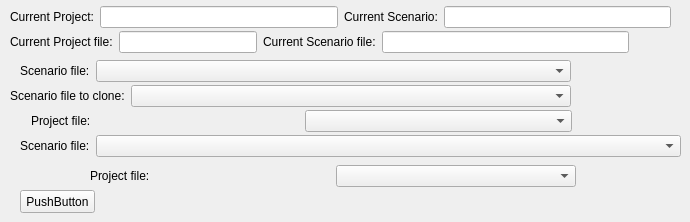
         <widget class="QWidget" name="tab_12">
          <attribute name="title">
           <string>Tab 1</string>
          </attribute>
          <widget class="QWidget" name="layoutWidget_6">
           <property name="geometry">
            <rect>
             <x>20</x>
             <y>60</y>
             <width>551</width>
             <height>22</height>
            </rect>
           </property>
           <layout class="QHBoxLayout" name="horizontalLayout_22">
            <item>
             <widget class="QLabel" name="label_53">
              <property name="sizePolicy">
               <sizepolicy hsizetype="Fixed" vsizetype="Preferred">
                <horstretch>0</horstretch>
                <verstretch>0</verstretch>
               </sizepolicy>
              </property>
              <property name="text">
               <string>Scenario file:</string>
              </property>
             </widget>
            </item>
            <item>
             <widget class="QComboBox" name="comboBox_200"/>
            </item>
           </layout>
          </widget>
          <widget class="QPushButton" name="pushButton_4">
           <property name="geometry">
            <rect>
             <x>20</x>
             <y>190</y>
             <width>75</width>
             <height>23</height>
            </rect>
           </property>
           <property name="text">
            <string>PushButton</string>
           </property>
          </widget>
          <widget class="QWidget" name="layoutWidget_7">
           <property name="geometry">
            <rect>
             <x>10</x>
             <y>85</y>
             <width>561</width>
             <height>22</height>
            </rect>
           </property>
           <layout class="QHBoxLayout" name="horizontalLayout_17">
            <item>
             <widget class="QLabel" name="label_52">
              <property name="sizePolicy">
               <sizepolicy hsizetype="Fixed" vsizetype="Preferred">
                <horstretch>0</horstretch>
                <verstretch>0</verstretch>
               </sizepolicy>
              </property>
              <property name="text">
               <string>Scenario file to clone:</string>
              </property>
             </widget>
            </item>
            <item>
             <widget class="QComboBox" name="comboBox_220"/>
            </item>
           </layout>
          </widget>
          <widget class="QWidget" name="layoutWidget_10">
           <property name="geometry">
            <rect>
             <x>20</x>
             <y>135</y>
             <width>661</width>
             <height>22</height>
            </rect>
           </property>
           <layout class="QHBoxLayout" name="horizontalLayout_4">
            <item>
             <widget class="QLabel" name="label_36">
              <property name="sizePolicy">
               <sizepolicy hsizetype="Fixed" vsizetype="Preferred">
                <horstretch>0</horstretch>
                <verstretch>0</verstretch>
               </sizepolicy>
              </property>
              <property name="text">
               <string>Scenario file:</string>
              </property>
             </widget>
            </item>
            <item>
             <widget class="QComboBox" name="comboBox_201"/>
            </item>
           </layout>
          </widget>
          <widget class="QWidget" name="layoutWidget_2">
           <property name="geometry">
            <rect>
             <x>10</x>
             <y>30</y>
             <width>619</width>
             <height>24</height>
            </rect>
           </property>
           <layout class="QHBoxLayout" name="horizontalLayout_11">
            <item>
             <layout class="QHBoxLayout" name="horizontalLayout">
              <item>
               <widget class="QLabel" name="label_4">
                <property name="sizePolicy">
                 <sizepolicy hsizetype="Fixed" vsizetype="Preferred">
                  <horstretch>0</horstretch>
                  <verstretch>0</verstretch>
                 </sizepolicy>
                </property>
                <property name="text">
                 <string>Current Project file:</string>
                </property>
               </widget>
              </item>
              <item>
               <widget class="QLineEdit" name="lineEdit_6"/>
              </item>
             </layout>
            </item>
            <item>
             <widget class="QLabel" name="label_5">
              <property name="sizePolicy">
               <sizepolicy hsizetype="Fixed" vsizetype="Preferred">
                <horstretch>0</horstretch>
                <verstretch>0</verstretch>
               </sizepolicy>
              </property>
              <property name="text">
               <string>Current Scenario file:</string>
              </property>
             </widget>
            </item>
            <item>
             <widget class="QLineEdit" name="lineEdit_7"/>
            </item>
           </layout>
          </widget>
          <widget class="QWidget" name="layoutWidget_8">
           <property name="geometry">
            <rect>
             <x>10</x>
             <y>5</y>
             <width>661</width>
             <height>24</height>
            </rect>
           </property>
           <layout class="QHBoxLayout" name="horizontalLayout_18">
            <item>
             <layout class="QHBoxLayout" name="horizontalLayout_19">
              <item>
               <widget class="QLabel" name="label_10">
                <property name="sizePolicy">
                 <sizepolicy hsizetype="Fixed" vsizetype="Preferred">
                  <horstretch>0</horstretch>
                  <verstretch>0</verstretch>
                 </sizepolicy>
                </property>
                <property name="text">
                 <string>Current Project:</string>
                </property>
               </widget>
              </item>
              <item>
               <widget class="QLineEdit" name="lineEdit_9"/>
              </item>
             </layout>
            </item>
            <item>
             <layout class="QHBoxLayout" name="horizontalLayout_20">
              <item>
               <widget class="QLabel" name="label_11">
                <property name="sizePolicy">
                 <sizepolicy hsizetype="Fixed" vsizetype="Preferred">
                  <horstretch>0</horstretch>
                  <verstretch>0</verstretch>
                 </sizepolicy>
                </property>
                <property name="text">
                 <string>Current Scenario:</string>
                </property>
               </widget>
              </item>
              <item>
               <widget class="QLineEdit" name="lineEdit_10"/>
              </item>
             </layout>
            </item>
           </layout>
          </widget>
          <widget class="QWidget" name="layoutWidget_3">
           <property name="geometry">
            <rect>
             <x>31</x>
             <y>110</y>
             <width>541</width>
             <height>22</height>
            </rect>
           </property>
           <layout class="QHBoxLayout" name="horizontalLayout_54">
            <item>
             <widget class="QLabel" name="label_35">
              <property name="sizePolicy">
               <sizepolicy hsizetype="Preferred" vsizetype="Fixed">
                <horstretch>0</horstretch>
                <verstretch>0</verstretch>
               </sizepolicy>
              </property>
              <property name="text">
               <string>Project file:</string>
              </property>
             </widget>
            </item>
            <item>
             <widget class="QComboBox" name="comboBox_100">
              <property name="sizePolicy">
               <sizepolicy hsizetype="Preferred" vsizetype="Preferred">
                <horstretch>0</horstretch>
                <verstretch>0</verstretch>
               </sizepolicy>
              </property>
             </widget>
            </item>
           </layout>
          </widget>
          <widget class="QWidget" name="layoutWidget_4">
           <property name="geometry">
            <rect>
             <x>90</x>
             <y>165</y>
             <width>486</width>
             <height>22</height>
            </rect>
           </property>
           <layout class="QHBoxLayout" name="horizontalLayout_55">
            <item>
             <widget class="QLabel" name="label_81">
              <property name="sizePolicy">
               <sizepolicy hsizetype="Preferred" vsizetype="Fixed">
                <horstretch>0</horstretch>
                <verstretch>0</verstretch>
               </sizepolicy>
              </property>
              <property name="text">
               <string>Project file:</string>
              </property>
             </widget>
            </item>
            <item>
             <widget class="QComboBox" name="comboBox_120">
              <property name="sizePolicy">
               <sizepolicy hsizetype="Preferred" vsizetype="Preferred">
                <horstretch>0</horstretch>
                <verstretch>0</verstretch>
               </sizepolicy>
              </property>
             </widget>
            </item>
           </layout>
          </widget>
         </widget>
